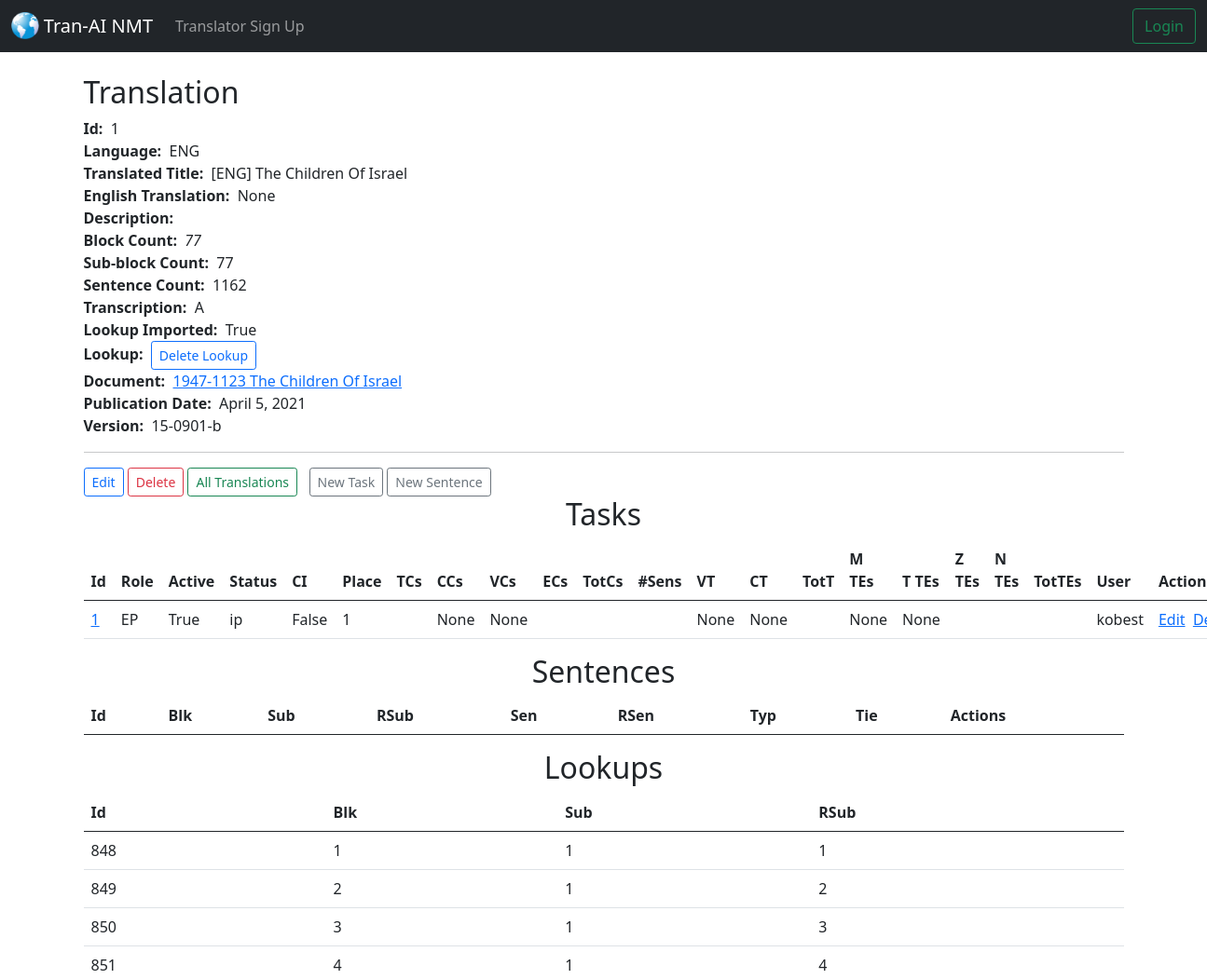
/documents/1/translations/1/ (upper part), run on an earlier commit of the app's database.
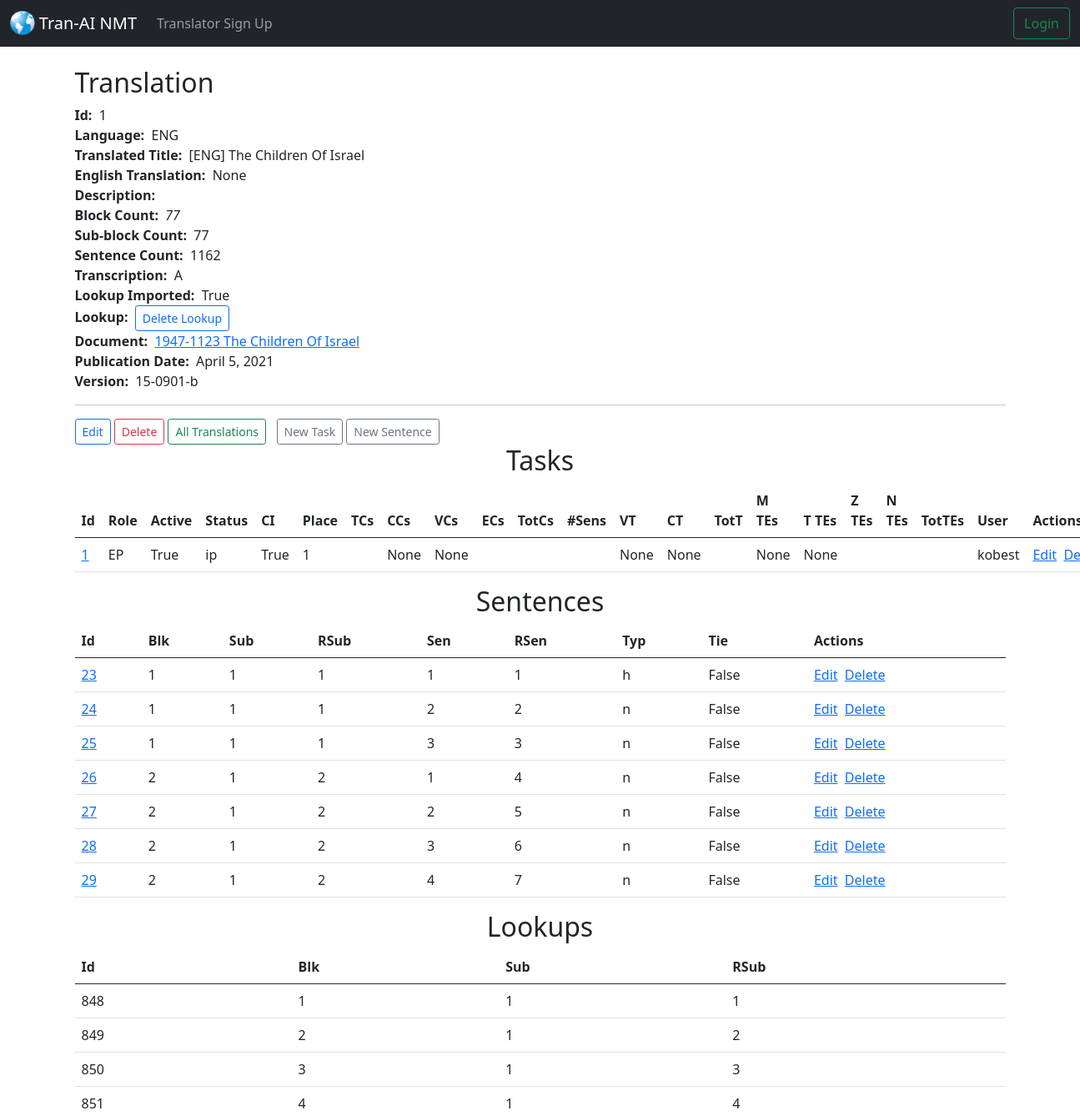
And on a later commit of the database.
### tranai/models.py (models this page shows, shortened)
class Task(models.Model):
  class Role(models.TextChoices):
    EP = 'EP', _('English Provider (EP)')
    EE = 'EE', _('English Editor (EE)')
    NT = 'NT', _('No Translator (NT)')
    MT = 'MT', _('Machine Translator (MT)')
    HT = 'HT', _('Human Translator (HT)')
    TE = 'TE', _('Translation Editor (TE)')
    SE = 'SE', _('Scripture Editor (SE)')
    PE = 'PE', _('Poetry Editor (PE)')
    CE = 'CE', _('Chief Editor (CE)')
    LA = 'LA', _('Language Administrator (LA)')
  class Status(models.TextChoices):
    ip = 'ip', _('In Process (ip)')
    cd = 'cd', _('Completed (cd)')
    te = 'te', _('TE editing (te)')
    ce = 'ce', _('CE editing (ce)')
    qe = 'qe', _('QE editing (qe)')
    pg = 'pg', _('Publishing (pg)')
    pd = 'pd', _('Published (pd)')
    pr = 'pr', _('Pruned (pr)')
  translation = models.ForeignKey(Translation, blank=False, null=False, on_delete=models.DO_NOTHING, related_name='tasks')
  user = models.ForeignKey(settings.AUTH_USER_MODEL, blank=False, null=False, on_delete=models.DO_NOTHING, related_name='tasks') #for accounts app
  role = models.CharField('Role', max_length=2, validators=[MinLengthValidator(2), MaxLengthValidator(2)], choices=Role.choices, default=Role.TE, blank=False, null=False,)
  active = models.BooleanField('Active', default=False)
  place = models.IntegerField('Place', default=1, validators=[MinValueValidator(1)], blank=False, null=False,)
  ci = models.BooleanField('Content imported', default=False)
  status = models.CharField('Status', max_length=2, validators=[MinLengthValidator(2), MaxLengthValidator(2)], choices=Status.choices, default=Status.ip, blank=False, null=False,)
  ccs = models.IntegerField('Final Create additions', blank=True, null=True,)
  ccs_k = models.IntegerField('- by klearing', blank=True, null=True,)
  ccs_m = models.IntegerField('- by modding', blank=True, null=True,)
  vcs = models.IntegerField('Final Vote additions', blank=True, null=True,)
  vcs_a = models.IntegerField('- by accepting', blank=True, null=True,)
  vcs_c = models.IntegerField('- by creating', blank=True, null=True,)
  vcs_t = models.IntegerField('- by topping', blank=True, null=True,)
  vcs_p = models.IntegerField('- by picking', blank=True, null=True,)
  ct = models.IntegerField('Final Create time (s)', blank=True, null=True,)
  vt = models.IntegerField('Final Vote time (s)', blank=True, null=True,)
  majtes = models.IntegerField('Final Majority Top Changes', blank=True, null=True,)
  tietes = models.IntegerField('Final Tie Top Changes', blank=True, null=True,)
  notes = models.CharField('Notes', max_length=200, blank=True, null=True,)

class Lookup(models.Model):
  blk = models.IntegerField('Block', blank=True, null=True,)
  rsub = models.IntegerField('Running sub-block', blank=True, null=True,)
  sub = models.IntegerField('Sub-block', blank=True, null=True,)
  translation = models.ForeignKey(Translation, blank=False, null=False, on_delete=models.CASCADE, related_name='lookups')

class Sentence(models.Model):
  class SentenceType(models.TextChoices):
    n = 'n', _('Normal')
    c = 'c', _('Conversation')
    s = 's', _('Scripture')
    p = 'p', _('Poetry first line')
    q = 'q', _('Poetry other lines')
  blk = models.IntegerField('Block', blank=True, null=True,)
  sub = models.IntegerField('Sub-block', blank=True, null=True,)
  rsub = models.IntegerField('Running sub-block', blank=True, null=True,)
  sen = models.IntegerField('Sentence', blank=True, null=True,)
  rsen = models.IntegerField('Running sentence', blank=True, null=True,)
  typ = models.CharField('Sentence type', max_length=1, validators=[MinLengthValidator(1), MaxLengthValidator(1)], choices=SentenceType.choices, default=SentenceType.n, blank=False, null=False,)
  tie = models.BooleanField('Tie', default=False)
  translation = models.ForeignKey(Translation, blank=False, null=False, on_delete=models.CASCADE, related_name='sentences')

### accounts/models.py (models this page shows)
class CustomUser(AbstractBaseUser, PermissionsMixin):
    email = models.EmailField(_('email address'), unique=True)
    username = models.CharField(_('username'), max_length=6, default='')
    admin = models.BooleanField(default=False)
    is_staff = models.BooleanField(default=False)
    is_active = models.BooleanField(default=True)
    created_at = models.DateTimeField(default=timezone.now)
    cur_task = models.ForeignKey(Task, blank=True, null=True, on_delete=models.CASCADE)
    USERNAME_FIELD = 'email'
    REQUIRED_FIELDS = []
    objects = CustomUserManager()
    def __str__(self):
        return self.username

### tranai/views.py (the view)
# urls.py: path('documents/<document_id>/translations/<translation_id>/', views.show_document_translation, name='show-document-translation'),
def show_document_translation(request, document_id, translation_id):
  document = Document.objects.get(pk=document_id)
  translation = Translation.objects.get(pk=translation_id)
  tasks = translation.tasks.all
  sentences = translation.sentences.all
  lookups = translation.lookups.all
  return render(request, 'tranai/show_document_translation.html', {'document': document, 'translation': translation, 'tasks': tasks, 'sentences': sentences, 'lookups': lookups})

### tranai/models.py (called while the page is built)
  def __str__(self):
    return f"{self.descriptor} {self.title}"

  def __str__(self):
    return self.tran_title

### tranai/templates/tranai/show_document_translation.html (shortened to what the changed rows need)
{% extends 'tranai/base.html' %}
{% block content %}
  <h2>Translation</h2>
  <strong>Id:</strong>&nbsp;&nbsp;{{ translation.id }}<br>
  <strong>Language:</strong>&nbsp;&nbsp;{{ translation.lan }}<br>
  <strong>Translated Title:</strong>&nbsp;&nbsp;{{ translation.tran_title }}<br>
  <strong>English Translation:</strong>&nbsp;&nbsp;{{ translation.eng_tran }}<br>
  <strong>Description:</strong>&nbsp;&nbsp;{{ translation.description }}<br>
  <strong>Block Count:</strong>&nbsp;&nbsp;<i>{{ translation.blkc }}</i><br>
  <strong>Sub-block Count:</strong>&nbsp;&nbsp;{{ translation.subc }}<br>
  <strong>Sentence Count:</strong>&nbsp;&nbsp;{{ translation.senc }}<br>
  <strong>Transcription:</strong>&nbsp;&nbsp;{{ translation.xcrip }}<br>
{% if translation.lan == 'ENG' %}
  <strong>Lookup Imported:</strong>&nbsp;&nbsp;{{ translation.li }}<br>
  {% if translation.li %}
  <strong>Lookup:</strong>&nbsp;&nbsp;<a class="btn btn-outline-primary btn-sm" href="{% url 'delete-lookup' translation.document.id translation.id %}">Delete Lookup</a> <br>
  {% else %}
  <strong>Lookup:</strong>&nbsp;&nbsp;<a class="btn btn-outline-primary btn-sm" href="{% url 'import-lookup' translation.document.id translation.id %}">Import Lookup</a> <br>
  {% endif %}
{% else %}
<strong>Translate Additions Randomized:</strong>&nbsp;&nbsp;{{ translation.li }}<br>
  {% if not translation.li %}
<strong>Randomization:</strong>&nbsp;&nbsp;{{ translation.None }}<br>
  {% endif %}
{% endif %}
  <strong>Document:</strong>&nbsp;&nbsp;<a href="{% url 'show-document' translation.document.id %}">{{translation.document}}</a><br>
  <strong>Publication Date:</strong>&nbsp;&nbsp;{{ translation.pubdate }}<br>
  <strong>Version:</strong>&nbsp;&nbsp;{{ translation.version }}<br>
  <center><h2>Tasks</h2></center>
  <table class="table table-hover">
    <thead>
      <tr>
        <th scope="col">Id</th>
        <th scope="col">Role</th>
        <th scope="col">Active</th>
        <th scope="col">Status</th>
        <th scope="col">CI</th>
        <th scope="col">Place</th>
        <th scope="col">TCs</th>
        <th scope="col">CCs</th>
        <th scope="col">VCs</th>
        <th scope="col">ECs</th>
        <th scope="col">TotCs</th>
        <th scope="col">#Sens</th>
        <th scope="col">VT</th>
        <th scope="col">CT</th>
        <th scope="col">TotT</th>
        <th scope="col">M TEs</th>
        <th scope="col">T TEs</th>
        <th scope="col">Z TEs</th>
        <th scope="col">N TEs</th>
        <th scope="col">TotTEs</th>
        <th scope="col">User</th>
        <th scope="col">Actions</th>
      </tr>
    </thead>
    <tbody>
{% for task in tasks %}
      <tr>
        <td><a href="{% url 'show-task' task.id %}">{{task.id}}</a></td>
        <td>{{task.role}}</td>
        <td>{{task.active}}</td>
        <td>{{task.status}}</td>
        <td>{{task.ci}}</td>
        <td>{{task.place}}</td>
        <td></td>
        <td>{{task.ccs}}</td>
        <td>{{task.vcs}}</td>
        <td></td>
        <td></td>
        <td></td>
        <td>{{task.vt}}</td>
        <td>{{task.ct}}</td>
        <td></td>
        <td>{{task.majtes}}</td>
        <td>{{task.tietes}}</td>
        <td></td>
        <td></td>
        <td></td>
        <td>{{task.user}}</td>
        <td><a href="{% url 'update-task' task.id %}">Edit</a>&nbsp;&nbsp;<a href="{% url 'delete-task' task.id %}">Delete</a></td>
      </tr>
{% endfor %}
    </tbody>
  </table>
  <center><h2>Sentences</h2></center>
  <table class="table table-hover">
    <thead>
      <tr>
        <th scope="col">Id</th>
        <th scope="col">Blk</th>
        <th scope="col">Sub</th>
        <th scope="col">RSub</th>
        <th scope="col">Sen</th>
        <th scope="col">RSen</th>
        <th scope="col">Typ</th>
        <th scope="col">Tie</th>
        <th scope="col">Actions</th>
      </tr>
    </thead>
    <tbody>
{% for sentence in sentences %}
      <tr>
        <td><a href="{% url 'show-translation-sentence' translation.id sentence.id %}">{{sentence.id}}</a></td>
        <td>{{sentence.blk}}</td>
        <td>{{sentence.sub}}</td>
        <td>{{sentence.rsub}}</td>
        <td>{{sentence.sen}}</td>
        <td>{{sentence.rsen}}</td>
        <td>{{sentence.typ}}</td>
        <td>{{sentence.tie}}</td>
        <td><a href="{% url 'update-translation-sentence' translation.id sentence.id %}">Edit</a>&nbsp;&nbsp;<a href="{% url 'delete-translation-sentence' translation.id sentence.id %}">Delete</a></td>
      </tr>
{% endfor %}
    </tbody>
  </table>
  <center><h2>Lookups</h2></center>
  <table class="table table-hover">
    <thead>
      <tr>
        <th scope="col">Id</th>
        <th scope="col">Blk</th>
        <th scope="col">Sub</th>
        <th scope="col">RSub</th>
      </tr>
    </thead>
    <tbody>
{% for lookup in lookups %}
      <tr>
        <td>{{lookup.id}}</td>
        <td>{{lookup.blk}}</td>
        <td>{{lookup.sub}}</td>
        <td>{{lookup.rsub}}</td>
      </tr>
{% endfor %}
    </tbody>
  </table>
{% endblock %}

What changed in the data, as far as the page shows it:
changed Task "EP": ci "False" → "True"
added Sentence: id "23", blk "1", sub "1", rsub "1", sen "1", rsen "1", typ "h", tie "False"
added Sentence: id "24", blk "1", sub "1", rsub "1", sen "2", rsen "2", typ "n", tie "False"
added Sentence: id "25", blk "1", sub "1", rsub "1", sen "3", rsen "3", typ "n", tie "False"
added Sentence: id "26", blk "2", sub "1", rsub "2", sen "1", rsen "4", typ "n", tie "False"
added Sentence: id "27", blk "2", sub "1", rsub "2", sen "2", rsen "5", typ "n", tie "False"
added Sentence: id "28", blk "2", sub "1", rsub "2", sen "3", rsen "6", typ "n", tie "False"
added Sentence: id "29", blk "2", sub "1", rsub "2", sen "4", rsen "7", typ "n", tie "False"
